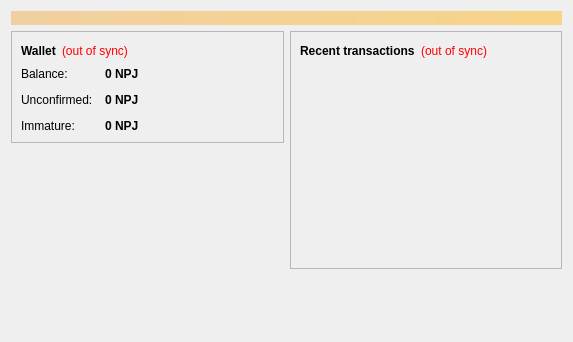
<?xml version="1.0" encoding="UTF-8"?>
<ui version="4.0">
 <class>OverviewPage</class>
 <widget class="QWidget" name="OverviewPage">
  <property name="geometry">
   <rect>
    <x>0</x>
    <y>0</y>
    <width>573</width>
    <height>342</height>
   </rect>
  </property>
  <property name="windowTitle">
   <string>Form</string>
  </property>
  <layout class="QVBoxLayout" name="topLayout">
   <item>
    <widget class="QLabel" name="labelAlerts">
     <property name="visible">
      <bool>false</bool>
     </property>
     <property name="styleSheet">
      <string notr="true">background-color: qlineargradient(x1: 0, y1: 0, x2: 1, y2: 0, stop:0 #F0D0A0, stop:1 #F8D488); color:#000000;</string>
     </property>
     <property name="wordWrap">
      <bool>true</bool>
     </property>
     <property name="margin">
      <number>3</number>
     </property>
    </widget>
   </item>
   <item>
    <layout class="QHBoxLayout" name="horizontalLayout" stretch="1,1">
     <item>
      <layout class="QVBoxLayout" name="verticalLayout_2">
       <item>
        <widget class="QFrame" name="frame">
         <property name="frameShape">
          <enum>QFrame::StyledPanel</enum>
         </property>
         <property name="frameShadow">
          <enum>QFrame::Raised</enum>
         </property>
         <layout class="QVBoxLayout" name="verticalLayout_4">
          <item>
           <layout class="QHBoxLayout" name="horizontalLayout_4">
            <item>
             <widget class="QLabel" name="label_5">
              <property name="font">
               <font>
                <weight>75</weight>
                <bold>true</bold>
               </font>
              </property>
              <property name="text">
               <string>Wallet</string>
              </property>
             </widget>
            </item>
            <item>
             <widget class="QLabel" name="labelWalletStatus">
              <property name="toolTip">
               <string>The displayed information may be out of date. Your wallet automatically synchronizes with the Npjcoin network after a connection is established, but this process has not completed yet.</string>
              </property>
              <property name="styleSheet">
               <string notr="true">QLabel { color: red; }</string>
              </property>
              <property name="text">
               <string notr="true">(out of sync)</string>
              </property>
              <property name="alignment">
               <set>Qt::AlignLeading|Qt::AlignLeft|Qt::AlignVCenter</set>
              </property>
             </widget>
            </item>
            <item>
             <spacer name="horizontalSpacer_2">
              <property name="orientation">
               <enum>Qt::Horizontal</enum>
              </property>
              <property name="sizeHint" stdset="0">
               <size>
                <width>40</width>
                <height>20</height>
               </size>
              </property>
             </spacer>
            </item>
           </layout>
          </item>
          <item>
           <layout class="QFormLayout" name="formLayout_2">
            <property name="fieldGrowthPolicy">
             <enum>QFormLayout::AllNonFixedFieldsGrow</enum>
            </property>
            <property name="horizontalSpacing">
             <number>12</number>
            </property>
            <property name="verticalSpacing">
             <number>12</number>
            </property>
            <item row="0" column="0">
             <widget class="QLabel" name="label">
              <property name="text">
               <string>Balance:</string>
              </property>
             </widget>
            </item>
            <item row="0" column="1">
             <widget class="QLabel" name="labelBalance">
              <property name="font">
               <font>
                <weight>75</weight>
                <bold>true</bold>
               </font>
              </property>
              <property name="cursor">
               <cursorShape>IBeamCursor</cursorShape>
              </property>
              <property name="toolTip">
               <string>Your current balance</string>
              </property>
              <property name="text">
               <string notr="true">0 NPJ</string>
              </property>
              <property name="textInteractionFlags">
               <set>Qt::LinksAccessibleByMouse|Qt::TextSelectableByKeyboard|Qt::TextSelectableByMouse</set>
              </property>
             </widget>
            </item>
            <item row="1" column="0">
             <widget class="QLabel" name="label_3">
              <property name="text">
               <string>Unconfirmed:</string>
              </property>
             </widget>
            </item>
            <item row="1" column="1">
             <widget class="QLabel" name="labelUnconfirmed">
              <property name="font">
               <font>
                <weight>75</weight>
                <bold>true</bold>
               </font>
              </property>
              <property name="cursor">
               <cursorShape>IBeamCursor</cursorShape>
              </property>
              <property name="toolTip">
               <string>Total of transactions that have yet to be confirmed, and do not yet count toward the current balance</string>
              </property>
              <property name="text">
               <string notr="true">0 NPJ</string>
              </property>
              <property name="textInteractionFlags">
               <set>Qt::LinksAccessibleByMouse|Qt::TextSelectableByKeyboard|Qt::TextSelectableByMouse</set>
              </property>
             </widget>
            </item>
            <item row="2" column="0">
             <widget class="QLabel" name="labelImmatureText">
              <property name="text">
               <string>Immature:</string>
              </property>
             </widget>
            </item>
            <item row="2" column="1">
             <widget class="QLabel" name="labelImmature">
              <property name="font">
               <font>
                <weight>75</weight>
                <bold>true</bold>
               </font>
              </property>
              <property name="toolTip">
               <string>Mined balance that has not yet matured</string>
              </property>
              <property name="text">
               <string notr="true">0 NPJ</string>
              </property>
              <property name="textInteractionFlags">
               <set>Qt::LinksAccessibleByMouse|Qt::TextSelectableByKeyboard|Qt::TextSelectableByMouse</set>
              </property>
             </widget>
            </item>
           </layout>
          </item>
         </layout>
        </widget>
       </item>
       <item>
        <spacer name="verticalSpacer">
         <property name="orientation">
          <enum>Qt::Vertical</enum>
         </property>
         <property name="sizeHint" stdset="0">
          <size>
           <width>20</width>
           <height>40</height>
          </size>
         </property>
        </spacer>
       </item>
      </layout>
     </item>
     <item>
      <layout class="QVBoxLayout" name="verticalLayout_3">
       <item>
        <widget class="QFrame" name="frame_2">
         <property name="frameShape">
          <enum>QFrame::StyledPanel</enum>
         </property>
         <property name="frameShadow">
          <enum>QFrame::Raised</enum>
         </property>
         <layout class="QVBoxLayout" name="verticalLayout">
          <item>
           <layout class="QHBoxLayout" name="horizontalLayout_2">
            <item>
             <widget class="QLabel" name="label_4">
              <property name="text">
               <string>&lt;b&gt;Recent transactions&lt;/b&gt;</string>
              </property>
             </widget>
            </item>
            <item>
             <widget class="QLabel" name="labelTransactionsStatus">
              <property name="toolTip">
               <string>The displayed information may be out of date. Your wallet automatically synchronizes with the Npjcoin network after a connection is established, but this process has not completed yet.</string>
              </property>
              <property name="styleSheet">
               <string notr="true">QLabel { color: red; }</string>
              </property>
              <property name="text">
               <string notr="true">(out of sync)</string>
              </property>
              <property name="alignment">
               <set>Qt::AlignRight|Qt::AlignTrailing|Qt::AlignVCenter</set>
              </property>
             </widget>
            </item>
            <item>
             <spacer name="horizontalSpacer">
              <property name="orientation">
               <enum>Qt::Horizontal</enum>
              </property>
              <property name="sizeHint" stdset="0">
               <size>
                <width>40</width>
                <height>20</height>
               </size>
              </property>
             </spacer>
            </item>
           </layout>
          </item>
          <item>
           <widget class="QListView" name="listTransactions">
            <property name="styleSheet">
             <string notr="true">QListView { background: transparent; }</string>
            </property>
            <property name="frameShape">
             <enum>QFrame::NoFrame</enum>
            </property>
            <property name="verticalScrollBarPolicy">
             <enum>Qt::ScrollBarAlwaysOff</enum>
            </property>
            <property name="horizontalScrollBarPolicy">
             <enum>Qt::ScrollBarAlwaysOff</enum>
            </property>
            <property name="selectionMode">
             <enum>QAbstractItemView::NoSelection</enum>
            </property>
           </widget>
          </item>
         </layout>
        </widget>
       </item>
       <item>
        <spacer name="verticalSpacer_2">
         <property name="orientation">
          <enum>Qt::Vertical</enum>
         </property>
         <property name="sizeHint" stdset="0">
          <size>
           <width>20</width>
           <height>40</height>
          </size>
         </property>
        </spacer>
       </item>
      </layout>
     </item>
    </layout>
   </item>
  </layout>
 </widget>
 <resources/>
 <connections/>
</ui>
